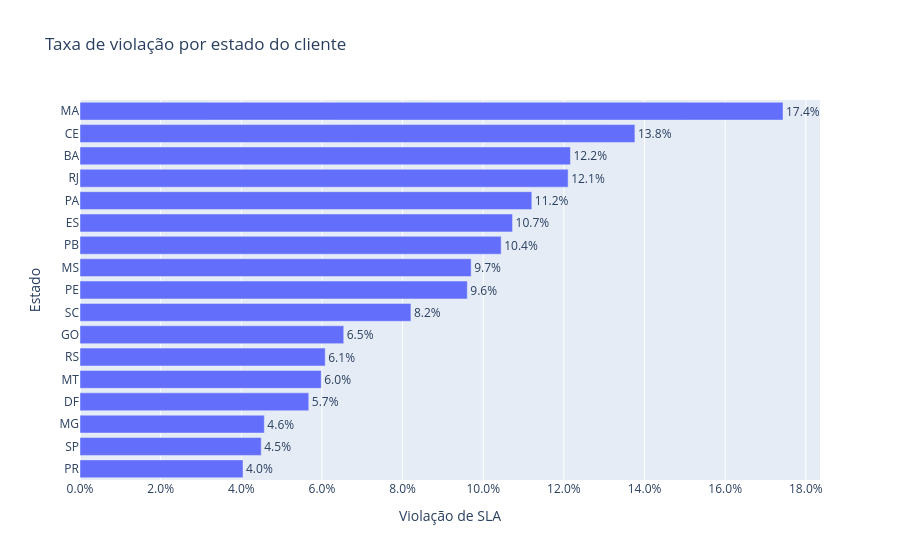

Write notebook code for a chart like this one.
### Markdown cell above
## Variação por estado do cliente

Agora é comparada a taxa de violação por estado de destino. Mantêm-se apenas grupos com pelo menos 500 pedidos para reduzir a instabilidade de proporções pequenas. O estado é um marcador geográfico descritivo; ele pode refletir composição de vendedores, distância, categoria e período.

### Code cell
display(state_summary(supervised, tables['customers'], language=LANG, min_orders=500))
display(plot_state_breach(supervised, tables['customers'], language=LANG, min_orders=500))

### Figure 1 — Plotly figure (JSON) as saved in the notebook; plotly's stock layout.template omitted (floating-point values rounded to 4 significant figures)
{"data": [{"hovertemplate": "Violação de SLA=%{text}<br>Estado=%{y}<extra></extra>", "legendgroup": "", "marker": {"color": "#636efa", "pattern": {"shape": ""}}, "name": "", "orientation": "h", "showlegend": false, "text": [0.04042, 0.04494, 0.04571, 0.05673, 0.05982, 0.06082, 0.06541, 0.08206, 0.09605, 0.097, 0.1044, 0.1073, 0.1121, 0.1211, 0.1216, 0.1376, 0.1743], "textposition": "outside", "texttemplate": "%{text:.1%}", "type": "bar", "x": [0.04042, 0.04494, 0.04571, 0.05673, 0.05982, 0.06082, 0.06541, 0.08206, 0.09605, 0.097, 0.1044, 0.1073, 0.1121, 0.1211, 0.1216, 0.1376, 0.1743], "xaxis": "x", "y": ["PR", "SP", "MG", "DF", "MT", "RS", "GO", "SC", "PE", "MS", "PB", "ES", "PA", "RJ", "BA", "CE", "MA"], "yaxis": "y"}], "layout": {"barmode": "relative", "legend": {"tracegroupgap": 0}, "title": {"text": "Taxa de violação por estado do cliente"}, "xaxis": {"anchor": "y", "domain": [0, 1], "tickformat": ".1%", "title": {"text": "Violação de SLA"}}, "yaxis": {"anchor": "x", "domain": [0, 1], "title": {"text": "Estado"}}}}
